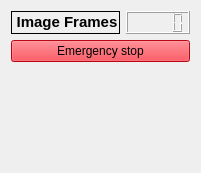
                <widget class="QWidget" name="tab_4">
                 <attribute name="title">
                  <string>Emergency</string>
                 </attribute>
                 <layout class="QGridLayout" name="gridLayout_11" rowstretch="1,0,0">
                  <item row="0" column="1">
                   <widget class="QLCDNumber" name="lcdNumber_Frame">
                    <property name="sizePolicy">
                     <sizepolicy hsizetype="Minimum" vsizetype="Expanding">
                      <horstretch>0</horstretch>
                      <verstretch>0</verstretch>
                     </sizepolicy>
                    </property>
                   </widget>
                  </item>
                  <item row="2" column="0">
                   <spacer name="verticalSpacer">
                    <property name="orientation">
                     <enum>Qt::Vertical</enum>
                    </property>
                    <property name="sizeHint" stdset="0">
                     <size>
                      <width>20</width>
                      <height>100</height>
                     </size>
                    </property>
                   </spacer>
                  </item>
                  <item row="1" column="0" colspan="2">
                   <widget class="QPushButton" name="pushButton_Emergency">
                    <property name="sizePolicy">
                     <sizepolicy hsizetype="Minimum" vsizetype="Expanding">
                      <horstretch>0</horstretch>
                      <verstretch>0</verstretch>
                     </sizepolicy>
                    </property>
                    <property name="styleSheet">
                     <string notr="true">background-color: rgb(255, 10, 26);
font: 24pt &quot;Adobe Arabic&quot;;</string>
                    </property>
                    <property name="text">
                     <string>Emergency stop</string>
                    </property>
                   </widget>
                  </item>
                  <item row="0" column="0">
                   <widget class="QLabel" name="label">
                    <property name="sizePolicy">
                     <sizepolicy hsizetype="Preferred" vsizetype="Expanding">
                      <horstretch>0</horstretch>
                      <verstretch>0</verstretch>
                     </sizepolicy>
                    </property>
                    <property name="styleSheet">
                     <string notr="true"/>
                    </property>
                    <property name="frameShape">
                     <enum>QFrame::Box</enum>
                    </property>
                    <property name="lineWidth">
                     <number>1</number>
                    </property>
                    <property name="text">
                     <string>&lt;html&gt;&lt;head/&gt;&lt;body&gt;&lt;p align=&quot;center&quot;&gt;&lt;span style=&quot; font-size:11pt; font-weight:600;&quot;&gt;Image Frames&lt;/span&gt;&lt;/p&gt;&lt;/body&gt;&lt;/html&gt;</string>
                    </property>
                   </widget>
                  </item>
                 </layout>
                </widget>
